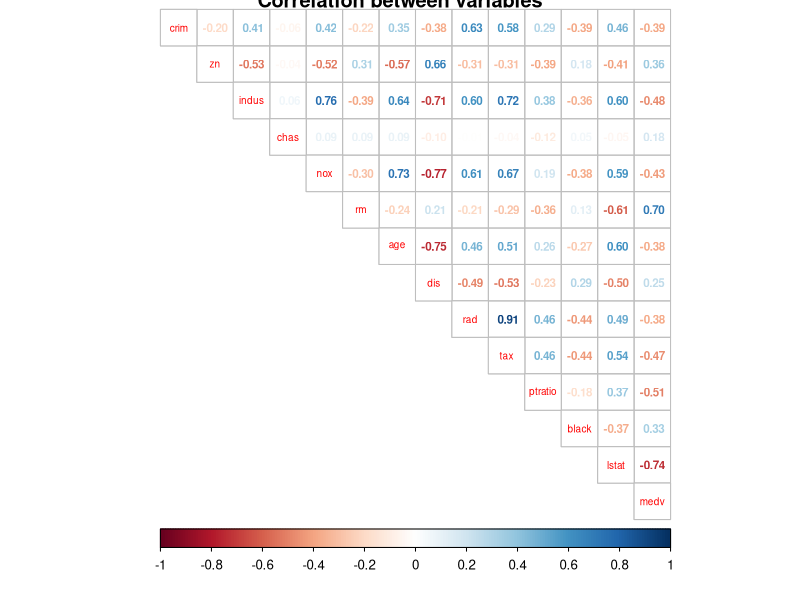
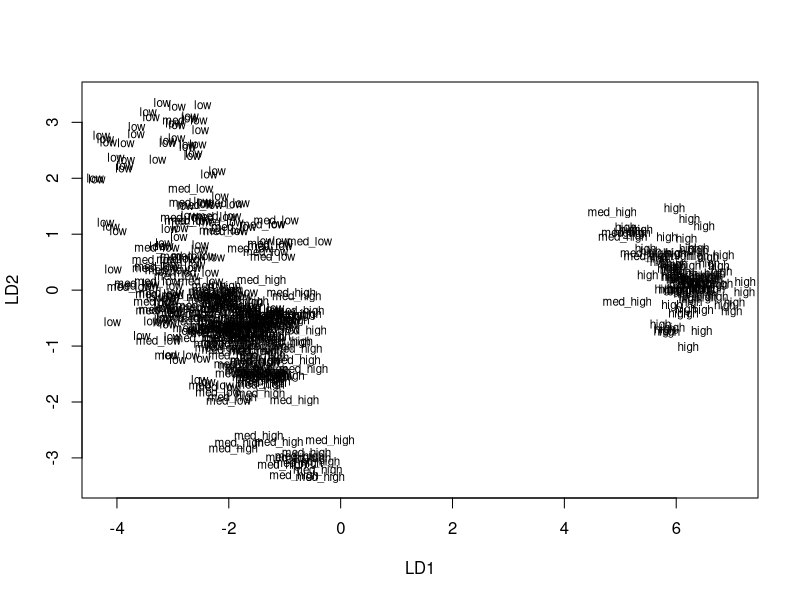

Generate these figures, in order, with R:
## ---- chunk 1
library(MASS)
data("Boston")
str(Boston)
summary(Boston)
## ---- chunk 2
library(corrplot)
correlation_Boston <- cor(Boston)
correlation_Boston
correlation_Boston <- round(correlation_Boston, digits = 2)
correlation_Boston
corrplot(correlation_Boston, method = "number", type = "upper", cl.pos = "b", tl.pos = "d", tl.cex = 0.6, cl.cex = 0.8, number.cex = 0.7 , title = "Correlation between variables")
## ---- chunk 3
scaled_Boston <- scale(Boston)
class(scaled_Boston)
scaled_Boston <- as.data.frame(scaled_Boston)

## ---- chunk 4
bins <- quantile(scaled_Boston$crim)
bins

crime <- cut(scaled_Boston$crim, breaks = bins, include.lowest = TRUE, label = c("low", "med_low", "med_high", "high"))
table(crime)

scaled_Boston <- dplyr::select(scaled_Boston, -crim)
scaled_Boston <- data.frame(scaled_Boston, crime)
## ---- chunk 5
n <- nrow(scaled_Boston)

ind <- sample(n,  size = n * 0.8)

train <- scaled_Boston[ind, ]

test <- scaled_Boston[-ind, ]

correct_classes <- dplyr::select(test, crime)

test <- dplyr::select(test, -crime)
## ---- chunk 6
lda.crime <- lda(crime ~ ., data = train)
lda.crime
plot(lda.crime, dimen = 2)
## ---- chunk 7
lda.pred <- predict(lda.crime, newdata = test)
lda.pred
cross_tab <- table(correct = correct_classes$crime, predicted = lda.pred$class)
cross_tab
prop.table(cross_tab, 1)
## ---- chunk 8
library(MASS)
data("Boston")
str(Boston)
Boston <- scale(Boston)
str(Boston)
Boston <- as.data.frame(Boston)
str(Boston)
## ---- chunk 9
dist_eu <- dist(Boston)
summary(dist_eu)
